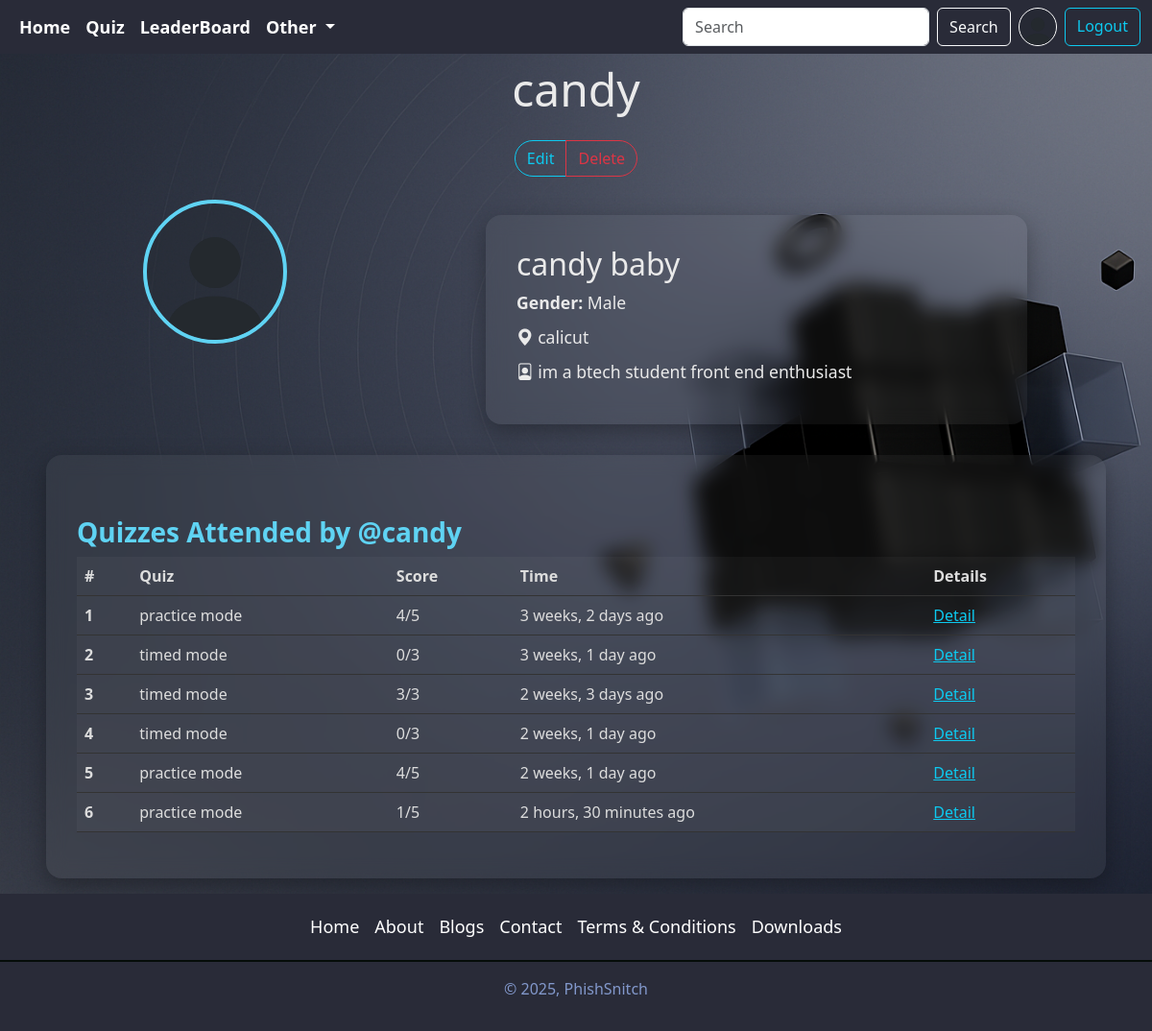
Before: /user/profile/candy (signed in) with the older database file.
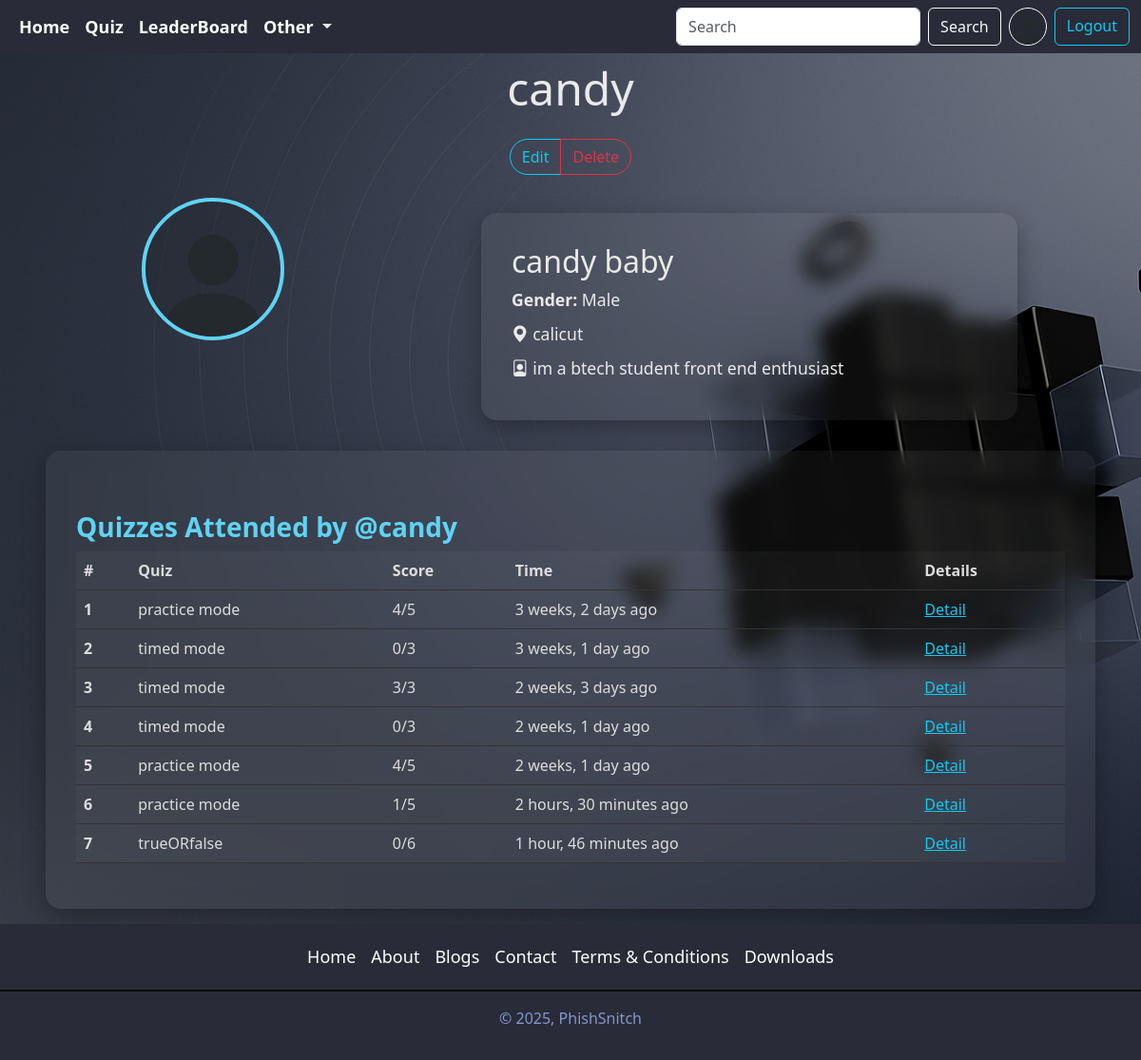
After: the same page with the newer database file.
### quiz/models.py (models this page shows, shortened)
class QuizSubmission(models.Model):
    user=models.ForeignKey(User,on_delete=models.CASCADE)
    quiz=models.ForeignKey(Quiz,on_delete=models.CASCADE)
    score=models.IntegerField()
    submitted_at=models.DateTimeField(auto_now_add=True)

class Quiz(models.Model):
    MODE_CHOICES = [
        ('PRACTICE', 'Practice (MCQ)'),
        ('TIMED', 'Timed (MCQ)'),
        ('TF', 'True/False'),
    ]
    title = models.CharField(max_length=255)
    description = models.TextField()
    category = models.ForeignKey(Category, on_delete=models.CASCADE)
    quiz_file = models.FileField(upload_to='quiz/')
    created_at = models.DateTimeField(auto_now_add=True)
    mode = models.CharField(max_length=10, choices=MODE_CHOICES, default='PRACTICE')
    uploaded_at = models.DateTimeField(auto_now=True)
    class Meta:
        verbose_name_plural = 'Quizzes'

class Question(models.Model):
    quiz = models.ForeignKey(Quiz, on_delete=models.CASCADE)
    text = models.TextField()

### accounts/views.py (the view)
# urls.py: path('profile/<str:username>',views.userprofile,name='profile'),
@login_required
def userprofile(request,username):
    user_object2=get_object_or_404(User,username=username)
    user_profile2=get_object_or_404(Profile,user=user_object2)
    submissions=QuizSubmission.objects.filter(user=user_object2)
    context={"user_profile2": user_profile2,"submissions":submissions}
    return render(request,'profile.html',context)

### accounts/models.py (called while the page is built)
    @property
    def full_name(self):
        return f"{self.user.first_name} {self.user.last_name}"

### templates/profile.html (shortened to what this page needs)
{% extends 'index.html' %}
{% load static %}
{% block content %}
<div class="w-100 profile-wrapper px-4 px-md-5">
  <h1 class="display-5 text-center mb-4">{{ user_profile2.user.username }}</h1>
  {% if request.user.username == user_profile2.user.username %}
    <div class="text-center mb-4">
      <div class="btn-group">
        <a href="{% url 'edit_profile' %}" class="btn btn-outline-info">Edit</a>
        <a href="{% url 'delete_profile' %}" class="btn btn-outline-danger">Delete</a>
      </div>
    </div>
  {% endif %}
  <div class="row justify-content-center">
    <div class="col-md-4 text-center">
      <img src="{{ user_profile2.profile_image.url }}" alt="user profile" class="profile-img mb-3">
    </div>
    <div class="col-md-6 card-glass profile-data">
      <h2>{{ user_profile2.full_name }}</h2>
      <p><strong>Gender:</strong> {{ user_profile2.gender }}</p>
      <p><i class="bi bi-geo-alt-fill"></i> {{ user_profile2.location }}</p>
      <p><i class="bi bi-file-person"></i> {{ user_profile2.bio }}</p>
    </div>
  </div>
  <div class="card-glass">
    <h3 class="section-title">Quizzes Attended by @{{ user_profile2.user.username }}</h3>
    <div class="table-responsive">
      <table class="table table-hover quiz-table">
        <thead>
          <tr>
            <th>#</th>
            <th>Quiz</th>
            <th>Score</th>
            <th>Time</th>
            <th>Details</th>
          </tr>
        </thead>
        <tbody>
          {% for submission in submissions %}
            <tr>
              <th>{{ forloop.counter }}</th>
              <td title="{{ submission.quiz.title }}">{{ submission.quiz.title|truncatewords:8 }}</td>
              <td>{{ submission.score }}/{{ submission.quiz.question_set.all|length }}</td>
              <td>{{ submission.submitted_at|timesince }} ago</td>
              <td><a href="{% url 'quiz_result' submission.id %}" class="text-info">Detail</a></td>
            </tr>
          {% empty %}
            <tr><td colspan="5" class="text-center">No quizzes taken yet.</td></tr>
          {% endfor %}
        </tbody>
      </table>
    </div>
  </div>
</div>
{% endblock content %}

Changed rows visible on the page:
added QuizSubmission: quiz "trueORfalse", score "0", quiz.question_set.all|length "6", submitted_at "1 hour, 46 minutes"
